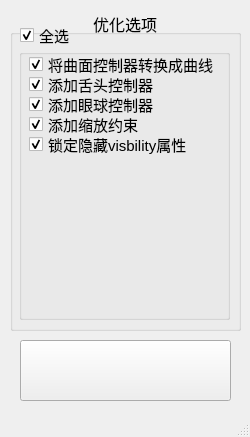
<?xml version="1.0" encoding="UTF-8"?>
<ui version="4.0">
 <class>shuaiFaceOptimizeWin</class>
 <widget class="QMainWindow" name="shuaiFaceOptimizeWin">
  <property name="geometry">
   <rect>
    <x>0</x>
    <y>0</y>
    <width>250</width>
    <height>437</height>
   </rect>
  </property>
  <property name="minimumSize">
   <size>
    <width>250</width>
    <height>437</height>
   </size>
  </property>
  <property name="windowTitle">
   <string>ADV表情优化选项设置</string>
  </property>
  <widget class="QWidget" name="centralwidget">
   <widget class="QGroupBox" name="groupBox">
    <property name="geometry">
     <rect>
      <x>10</x>
      <y>10</y>
      <width>231</width>
      <height>321</height>
     </rect>
    </property>
    <property name="font">
     <font>
      <pointsize>12</pointsize>
     </font>
    </property>
    <property name="title">
     <string>优化选项</string>
    </property>
    <property name="alignment">
     <set>Qt::AlignCenter</set>
    </property>
    <widget class="QCheckBox" name="selectAll_checkBox">
     <property name="geometry">
      <rect>
       <x>10</x>
       <y>10</y>
       <width>111</width>
       <height>31</height>
      </rect>
     </property>
     <property name="font">
      <font>
       <pointsize>11</pointsize>
      </font>
     </property>
     <property name="text">
      <string>全选</string>
     </property>
     <property name="checked">
      <bool>true</bool>
     </property>
    </widget>
    <widget class="QGroupBox" name="groupBox_2">
     <property name="enabled">
      <bool>true</bool>
     </property>
     <property name="geometry">
      <rect>
       <x>9</x>
       <y>39</y>
       <width>211</width>
       <height>271</height>
      </rect>
     </property>
     <property name="title">
      <string/>
     </property>
     <widget class="QCheckBox" name="shuaiChangeCtrls_checkBox">
      <property name="geometry">
       <rect>
        <x>10</x>
        <y>0</y>
        <width>191</width>
        <height>31</height>
       </rect>
      </property>
      <property name="font">
       <font>
        <pointsize>11</pointsize>
       </font>
      </property>
      <property name="text">
       <string>将曲面控制器转换成曲线</string>
      </property>
      <property name="checked">
       <bool>true</bool>
      </property>
     </widget>
     <widget class="QCheckBox" name="addTougueCtrls_checkBox">
      <property name="geometry">
       <rect>
        <x>10</x>
        <y>20</y>
        <width>161</width>
        <height>31</height>
       </rect>
      </property>
      <property name="font">
       <font>
        <pointsize>11</pointsize>
       </font>
      </property>
      <property name="text">
       <string>添加舌头控制器</string>
      </property>
      <property name="checked">
       <bool>true</bool>
      </property>
     </widget>
     <widget class="QCheckBox" name="shuaiEyeBallCtrls_checkBox">
      <property name="geometry">
       <rect>
        <x>10</x>
        <y>40</y>
        <width>181</width>
        <height>31</height>
       </rect>
      </property>
      <property name="font">
       <font>
        <pointsize>11</pointsize>
       </font>
      </property>
      <property name="text">
       <string>添加眼球控制器</string>
      </property>
      <property name="checked">
       <bool>true</bool>
      </property>
     </widget>
     <widget class="QCheckBox" name="shuaiAddScaleConstraint_checkBox">
      <property name="geometry">
       <rect>
        <x>10</x>
        <y>60</y>
        <width>181</width>
        <height>31</height>
       </rect>
      </property>
      <property name="font">
       <font>
        <pointsize>11</pointsize>
       </font>
      </property>
      <property name="text">
       <string>添加缩放约束</string>
      </property>
      <property name="checked">
       <bool>true</bool>
      </property>
     </widget>
     <widget class="QCheckBox" name="shuaiLockAndHideVisibility_checkBox">
      <property name="geometry">
       <rect>
        <x>10</x>
        <y>80</y>
        <width>181</width>
        <height>31</height>
       </rect>
      </property>
      <property name="font">
       <font>
        <pointsize>11</pointsize>
       </font>
      </property>
      <property name="text">
       <string>锁定隐藏visbility属性</string>
      </property>
      <property name="checked">
       <bool>true</bool>
      </property>
     </widget>
    </widget>
   </widget>
   <widget class="QPushButton" name="optimizeButton">
    <property name="geometry">
     <rect>
      <x>20</x>
      <y>340</y>
      <width>211</width>
      <height>61</height>
     </rect>
    </property>
    <property name="styleSheet">
     <string notr="true">font: 75 22pt &quot;Aharoni&quot;;</string>
    </property>
    <property name="text">
     <string/>
    </property>
    <property name="icon">
     <iconset resource="icons1.qrc">
      <normaloff>:/newPrefix/advOptimize1.png</normaloff>:/newPrefix/advOptimize1.png</iconset>
    </property>
    <property name="iconSize">
     <size>
      <width>171</width>
      <height>61</height>
     </size>
    </property>
   </widget>
  </widget>
  <widget class="QMenuBar" name="menubar">
   <property name="geometry">
    <rect>
     <x>0</x>
     <y>0</y>
     <width>250</width>
     <height>23</height>
    </rect>
   </property>
  </widget>
  <widget class="QStatusBar" name="statusbar"/>
 </widget>
 <resources>
  <include location="icons1.qrc"/>
 </resources>
 <connections/>
</ui>
